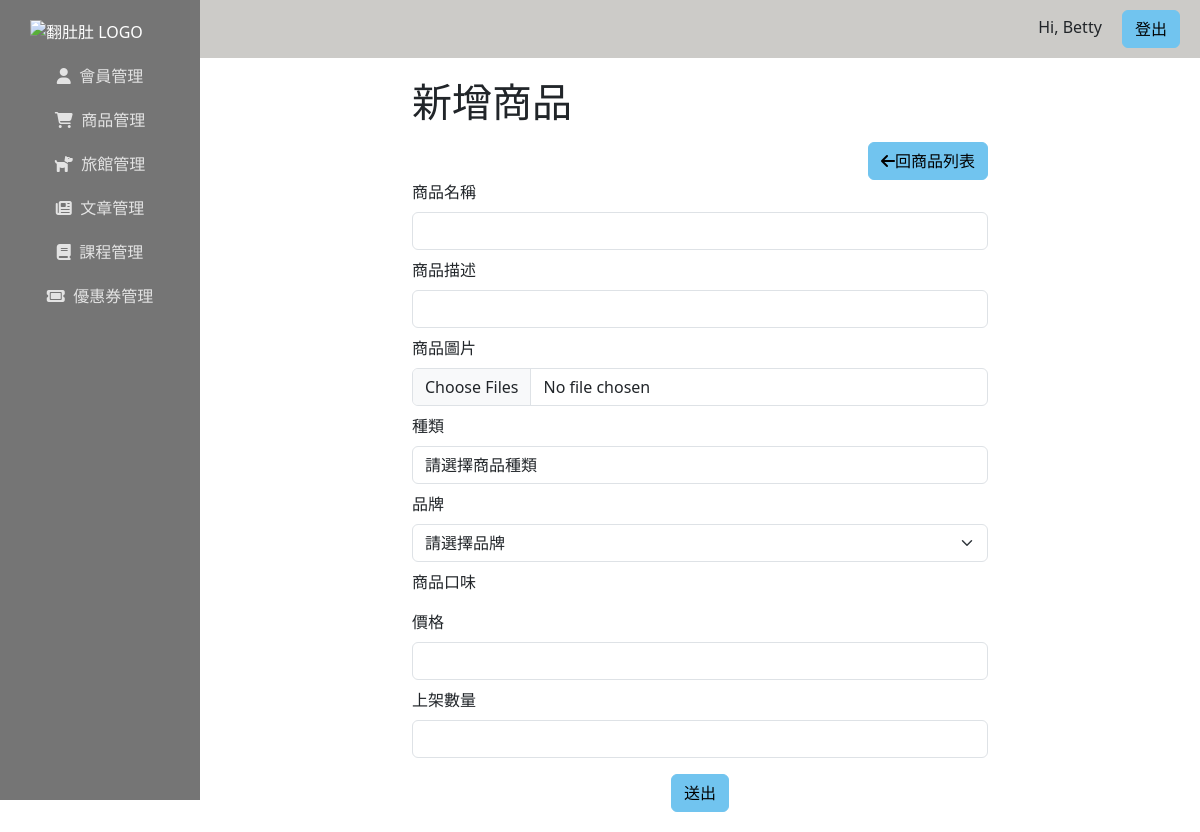
/product/createProduct.php (signed in), run on an earlier commit of the app's database.
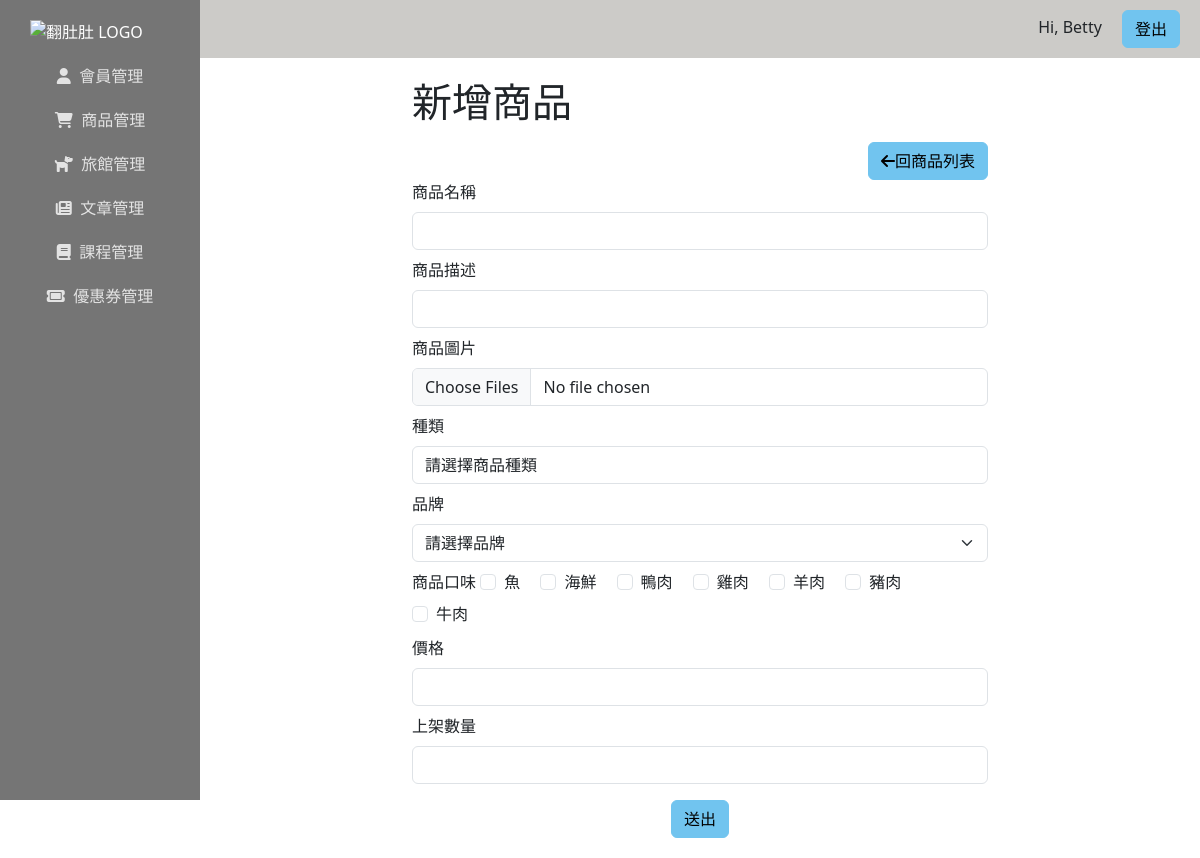
And on a later commit of the database.
### tables this page shows
CREATE TABLE `tags` (
  `TagID` int(11) NOT NULL,
  `TagName` varchar(255) NOT NULL
);

### product/createProduct.php (the view, shortened to what this page needs)
<?php
require_once("../db_connect.php");
?>
<!doctype html>
<html lang="en">
<head>
    <?php include("/xampp/htdocs/Fundodo/tools/common-head.php"); ?>
</head>
<body>
    <div class="d-flex">
        <?php include("/xampp/htdocs/Fundodo/dashboard/dashboard-aside.php"); ?>
        <div class="w-100">
            <?php include("/xampp/htdocs/Fundodo/dashboard/dashboard-header.php"); ?>
            <div class="db_content">
                <div class="container c-600">
                    <div class="mx-auto ">
                        <h1 class="mb-3">新增商品</h1>
                        <div class="text-end">
                            <a href="product-list.php" class="btn btn-primary text-end"><i class="fa-solid fa-arrow-left"></i>回商品列表</a>
                        </div>
                        <form action="doCreateProduct.php" method="post" enctype="multipart/form-data">
                            <div class="mb-2">
                                <label for="" class="form-label">商品名稱</label>
                                <input type="text" class="form-control" name="name" required>
                            </div>
                            <div class="mb-2">
                                <label for="" class="form-label">商品描述</label>
                                <input type="text" class="form-control" name="description">
                            </div>
                            <div class="mb-2">
                                <label for="form-label" class="form-label">商品圖片</label>
                                <input type="file" class="form-control" name="images[]" multiple required>
                            </div>
                            <div class="mb-2">
                                <label for="" class="form-label">種類</label>
                                <select name="category" class="form-control">
                                    <option selected>請選擇商品種類</option>
                                </select>
                            </div>
                            <div class="mb-2">
                                <label for="" class="form-label">品牌</label>
                                <select class="form-select" name="brand">
                                    <option selected>請選擇品牌</option>
                                </select>
                            </div>
                            <div class="mb-2">
                                <label class="form-label">商品口味</label>
                                <?php $sqlFlavor = "SELECT * FROM tags";
                                $resultFlavor = $conn->query($sqlFlavor);
                                $rowFlavor = $resultFlavor->fetch_all(MYSQLI_ASSOC); ?>
                                <?php foreach ($rowFlavor as $flavor) : ?>
                                    <div class="form-check form-check-inline">
                                        <input class="form-check-input" type="checkbox" id="flavor<?= $flavor["TagID"] ?>" value=<?= $flavor["TagID"] ?> name="flavors[]">
                                        <label class="form-check-label" for="flavor<?= $flavor["TagID"] ?>"><?= $flavor["TagName"] ?></label>
                                    </div>
                                <?php endforeach ?>
                            </div>
                            <div class="mb-2">
                                <label for="" class="form-label">價格</label>
                                <input type="tel" class="form-control" name="price" required>
                            </div>
                            <div class="mb-2">
                                <label for="" class="form-label">上架數量</label>
                                <input type="tel" class="form-control" name="stock" required>
                            </div>
                            <div class="text-center mt-3">
                                <button class="btn btn-primary" type="submit">送出</button>
                            </div>
                        </form>
                    </div>
                </div>
            </div>
        </div>
    </div>
</body>
</html>

What changed in the data, as far as the page shows it:
added tags: TagName "魚"
added tags: TagName "海鮮"
added tags: TagName "鴨肉"
added tags: TagName "雞肉"
added tags: TagName "羊肉"
added tags: TagName "豬肉"
added tags: TagName "牛肉"
